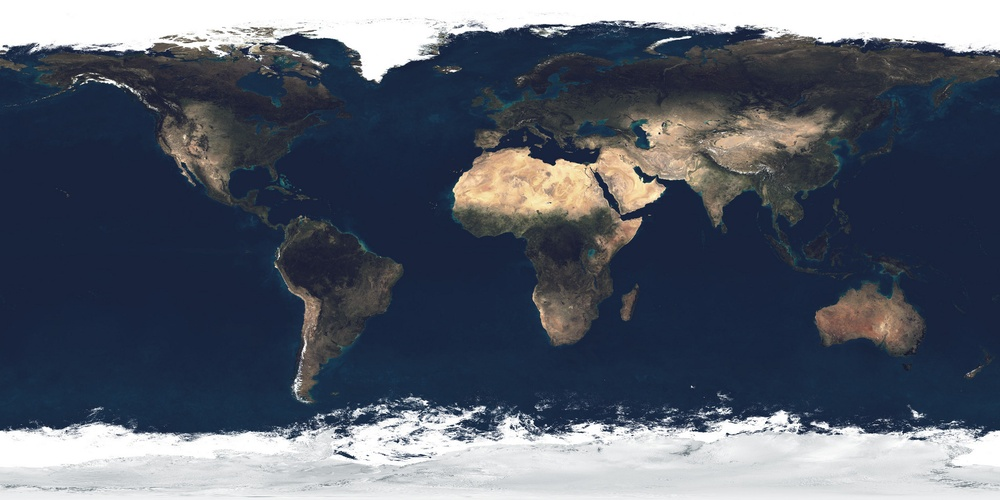
#> input picture assets/imgs/distribuidores/earth-daymap.jpg, 1000 x 500 px, shrunk from 2048 x 1024 before the run; its folder holds 6 pictures in this run
$ python globo-cartoon.py
#> lines starting #> are read from the running program, lines starting #| are printed output that depends on the picture; after the words box and inside, x2 and y2 are one past the last pixel; in counts of white or black regions, pixels touching at a corner belong together
#!/usr/bin/env python3
"""
Genera la textura "cartoon" del globo de Distribuidores
(assets/imgs/distribuidores/earth-cartoon.webp) a partir de los mapas
realistas: el specular (agua = claro) separa mar de tierra; el daymap
aporta el relieve de color (bosque / pradera / desierto / hielo).

Paleta de marca: mar celeste (#0091d1 → #33a7da), tierra en verdes vivos
con un borde de costa más oscuro y una franja de agua clara pegada a la
costa, todo posterizado para el look caricaturesco.

Uso: python3 tools/globo-cartoon.py   (requiere Pillow + numpy)
"""
from pathlib import Path
import numpy as np
from PIL import Image, ImageFilter

BASE = Path(__file__).resolve().parent.parent / 'assets/imgs/distribuidores'
day = np.asarray(Image.open(BASE / 'earth-daymap.jpg').convert('RGB')).astype(np.float32) / 255
spec = np.asarray(Image.open(BASE / 'earth-specular.jpg').convert('L')).astype(np.float32) / 255
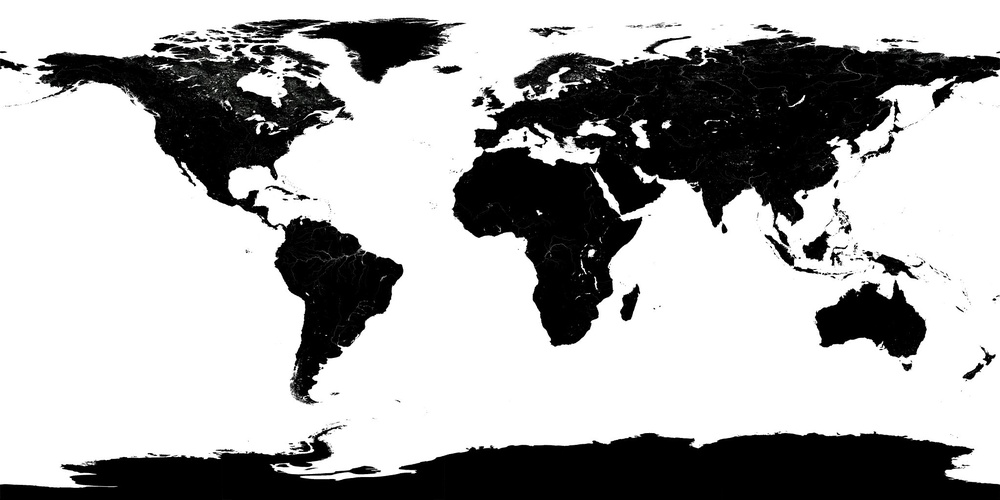
#> input picture assets/imgs/distribuidores/earth-specular.jpg, 1000 x 500 px, shrunk from 2048 x 1024 before the run
H, W, _ = day.shape
#> H = 500; W = 1000

# --- máscaras ---------------------------------------------------------------
# Apertura morfológica sobre la máscara de tierra: el specular JPEG trae
# motas que, sin esto, salen como islitas cuadradas en medio del mar.
land_raw = Image.fromarray(((spec <= 0.5).astype(np.uint8)) * 255)
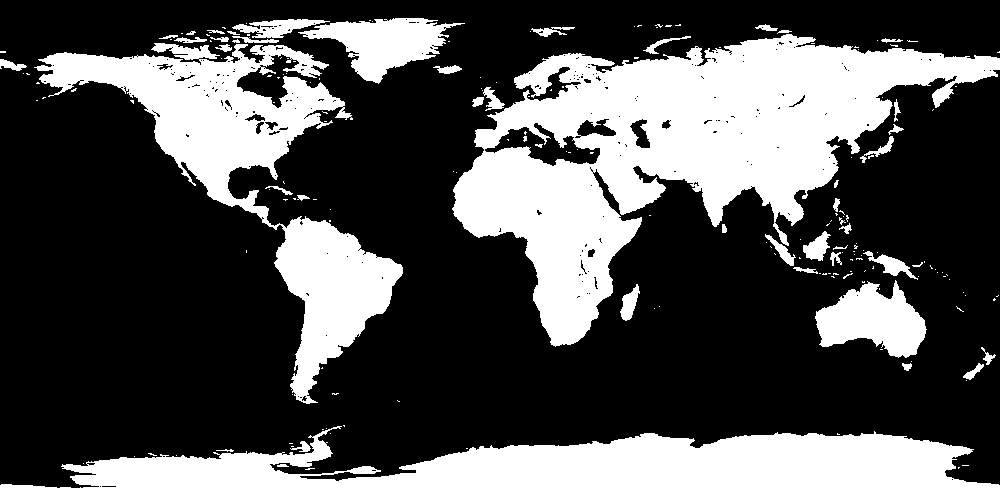
#> land_raw: PIL image 1000x500 L; 32.8% white; 196 white regions (147 under 20 px), largest, box (x1, y1, x2, y2) and area: (452, 34, 1000, 347) 67827, (0, 426, 1000, 500) 46612, (34, 43, 403, 404) 33243
land_clean = land_raw.filter(ImageFilter.MinFilter(5)).filter(ImageFilter.MaxFilter(5))
#> land_clean: PIL image 1000x500 L; 31.4% white; 37 white regions, largest, box (x1, y1, x2, y2) and area: (454, 34, 1000, 346) 66347, (0, 433, 1000, 500) 45957, (41, 51, 344, 217) 18596
water = ~np.asarray(land_clean).astype(bool)
lum = 0.299 * day[..., 0] + 0.587 * day[..., 1] + 0.114 * day[..., 2]
r, g, b = day[..., 0], day[..., 1], day[..., 2]
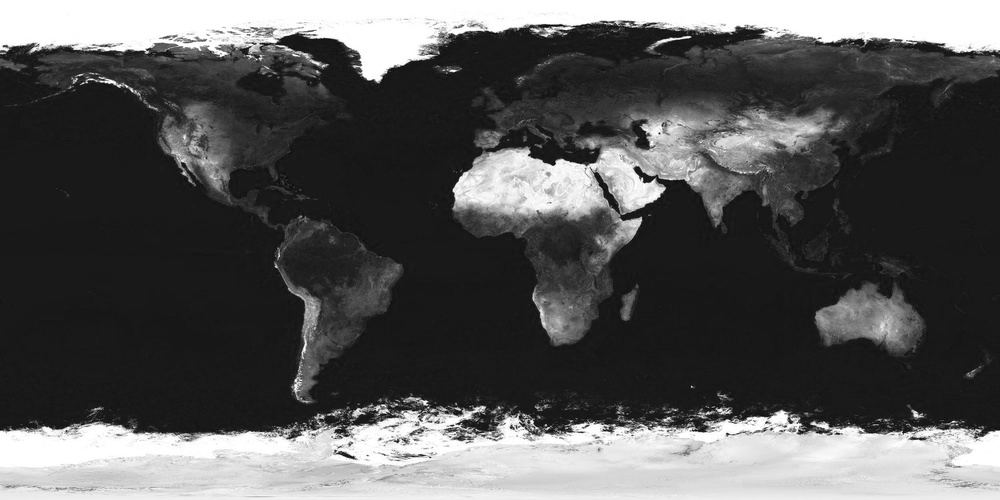
#> r: shape (500, 1000) float32; min 0.00392, max 1, mean 0.341
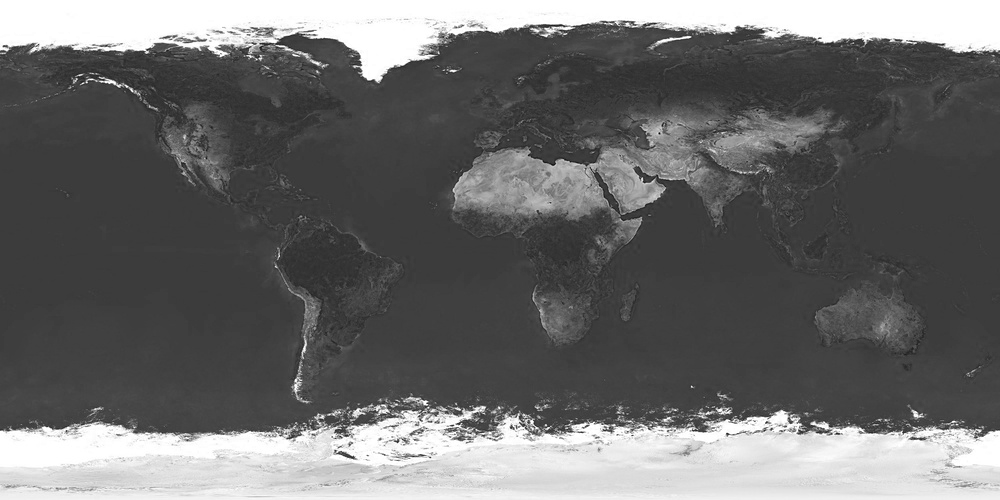
#> b: shape (500, 1000) float32; min 0, max 1, mean 0.421
ice = (~water) & (lum > 0.72) & (np.abs(r - g) < 0.08) & (np.abs(g - b) < 0.08)
#> ice: shape (500, 1000) bool; 10.2% white; 126 white regions (114 under 20 px), largest, box (x1, y1, x2, y2) and area: (0, 433, 1000, 500) 45343, (316, 18, 444, 83) 4255, (270, 19, 314, 38) 438
# Desierto: tierra clara y cálida (rojo por encima del verde y azul bajo)
desert = (~water) & (~ice) & (r > g + 0.04) & (lum > 0.38)
#> desert: shape (500, 1000) bool; 4.7% white; 89 white regions (75 under 20 px), largest, box (x1, y1, x2, y2) and area: (454, 112, 717, 261) 14291, (700, 112, 823, 171) 3405, (816, 291, 911, 346) 2562
# Vegetación: el resto de la tierra; "verdor" para graduar la paleta
green_ratio = np.clip((g - (r + b) / 2) * 4 + 0.5, 0, 1)
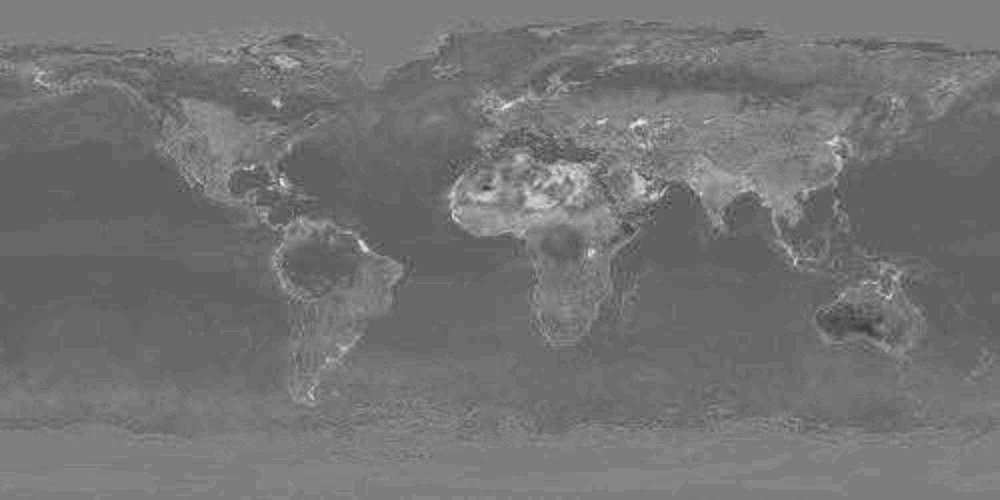
#> green_ratio: shape (500, 1000) float32; min 0.21, max 0.939, mean 0.454

def hexc(h):
    return np.array([int(h[i:i + 2], 16) for i in (1, 3, 5)], dtype=np.float32) / 255

def mix(a, b, t):
    t = t[..., None]
    return a * (1 - t) + b * t

def posterize(t, steps):
#> called with steps = 3
    return np.round(t * (steps - 1)) / (steps - 1)

out = np.zeros_like(day)

# --- mar: celeste de marca con profundidad posterizada ---------------------
deep = hexc('#0a6fb8')
shallow = hexc('#33a7da')
depth = posterize(np.clip((lum - 0.05) / 0.25, 0, 1), 3)  # el daymap es más claro en aguas someras
sea = mix(deep, shallow, depth)
out[water] = sea[water]

# --- tierra: verdes vivos -----------------------------------------------------
forest = hexc('#1f8a35')
meadow = hexc('#55bd3c')
lime = hexc('#9fd83a')
land_t = posterize(np.clip((lum - 0.12) / 0.45, 0, 1), 4)          # relieve de brillo
veg = mix(mix(forest, meadow, land_t), lime, posterize(1 - green_ratio, 3) * 0.35)
out[~water] = veg[~water]

# desierto: verde-amarillo cálido (sigue predominando el verde)
sand = hexc('#c6d24a')
sand_dark = hexc('#8fba33')
des = mix(sand_dark, sand, posterize(np.clip((lum - 0.35) / 0.4, 0, 1), 3))
out[desert] = des[desert]

# hielo / nieve
snow = hexc('#f3fbff')
out[ice] = snow

# --- costas: franja de agua clara y borde oscuro de tierra -------------------
land_img = Image.fromarray((~water).astype(np.uint8) * 255)
coast_glow = np.asarray(land_img.filter(ImageFilter.MaxFilter(9))).astype(bool) & water
#> coast_glow: shape (500, 1000) bool; 7.6% white; 103 white regions (78 under 20 px), largest, box (x1, y1, x2, y2) and area: (450, 21, 1000, 350) 13194, (34, 14, 448, 221) 9630, (0, 429, 1000, 488) 6134
coast_edge = (~water) & ~np.asarray(land_img.filter(ImageFilter.MinFilter(5))).astype(bool)
#> coast_edge: shape (500, 1000) bool; 4.7% white in thin lines or dots
glow_col = hexc('#7fd0ef')
out[coast_glow] = mix(out, glow_col, np.full((H, W), 0.85, dtype=np.float32))[coast_glow]
#> in mix (call 5), `t = t[..., None]`: t: shape (500, 1000, 1) float32; every value is 0.85
#> in mix (call 5), `return a * (1 - t) + b * t`:
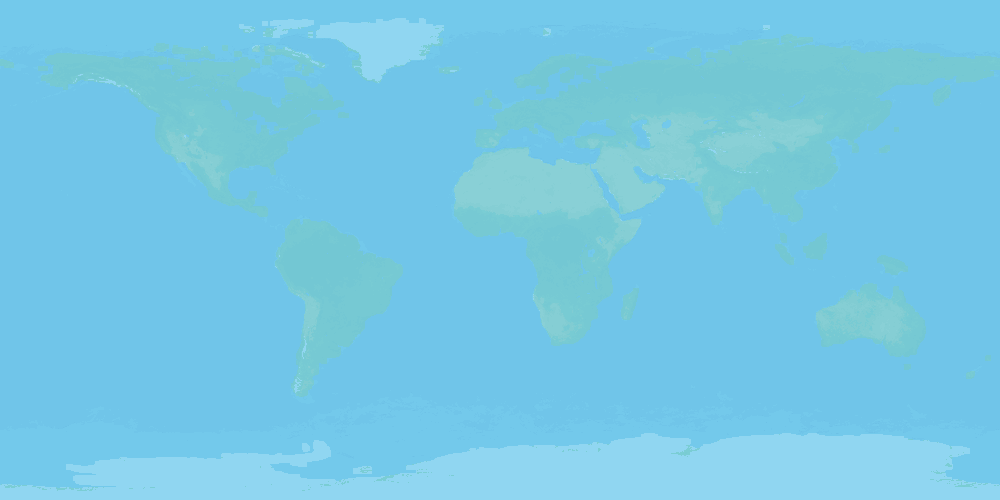
#> returned value: shape (500, 1000, 3) float32; mean of channels 0, 1, 2 0.461, 0.79, 0.901; drawn as R, G, B
out[coast_edge] = out[coast_edge] * 0.72
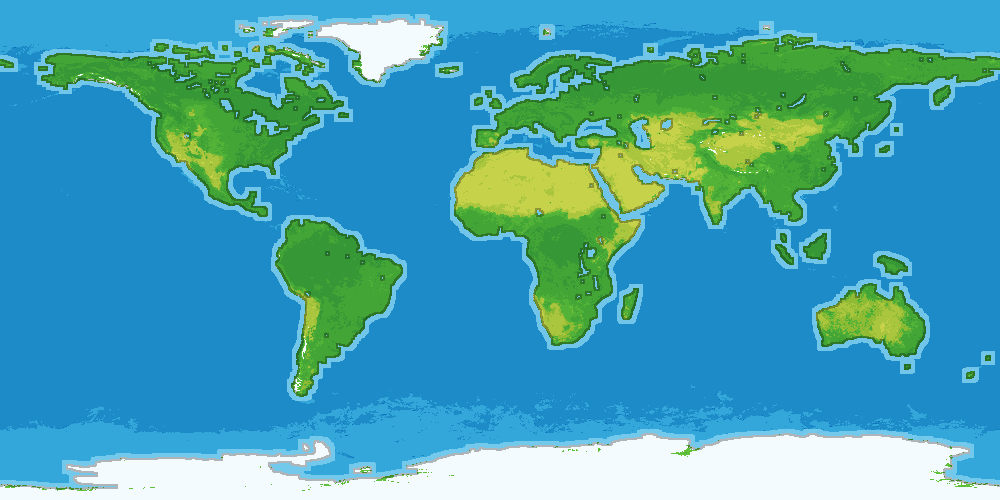
#> out: shape (500, 1000, 3) float32; mean of channels 0, 1, 2 0.283, 0.638, 0.701; drawn as R, G, B

# suavizado leve para que la posterización no pixele en la esfera
img = Image.fromarray((np.clip(out, 0, 1) * 255).astype(np.uint8))
img = img.filter(ImageFilter.GaussianBlur(0.6))
img.save(BASE / 'earth-cartoon.webp', quality=82, method=6)
#> (the run stopped early here; a loop or call above may not have finished)
